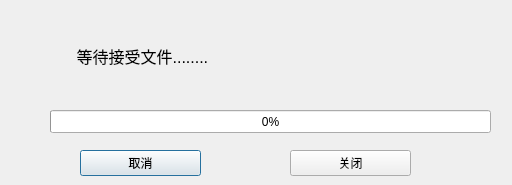
<?xml version="1.0" encoding="UTF-8"?>
<ui version="4.0">
 <class>TcpClient</class>
 <widget class="QDialog" name="TcpClient">
  <property name="geometry">
   <rect>
    <x>0</x>
    <y>0</y>
    <width>512</width>
    <height>185</height>
   </rect>
  </property>
  <property name="windowTitle">
   <string>接收端</string>
  </property>
  <widget class="QLabel" name="tcpClientStatusLabel">
   <property name="geometry">
    <rect>
     <x>50</x>
     <y>20</y>
     <width>391</width>
     <height>71</height>
    </rect>
   </property>
   <property name="font">
    <font>
     <pointsize>12</pointsize>
    </font>
   </property>
   <property name="text">
    <string>      等待接受文件........</string>
   </property>
  </widget>
  <widget class="QProgressBar" name="progressBar">
   <property name="geometry">
    <rect>
     <x>50</x>
     <y>110</y>
     <width>441</width>
     <height>23</height>
    </rect>
   </property>
   <property name="value">
    <number>0</number>
   </property>
  </widget>
  <widget class="QPushButton" name="tcpClientCancleBtn">
   <property name="geometry">
    <rect>
     <x>80</x>
     <y>150</y>
     <width>121</width>
     <height>26</height>
    </rect>
   </property>
   <property name="text">
    <string>取消</string>
   </property>
  </widget>
  <widget class="QPushButton" name="tcpClientCloseBtn">
   <property name="geometry">
    <rect>
     <x>290</x>
     <y>150</y>
     <width>121</width>
     <height>26</height>
    </rect>
   </property>
   <property name="text">
    <string>关闭</string>
   </property>
  </widget>
 </widget>
 <resources/>
 <connections/>
</ui>
